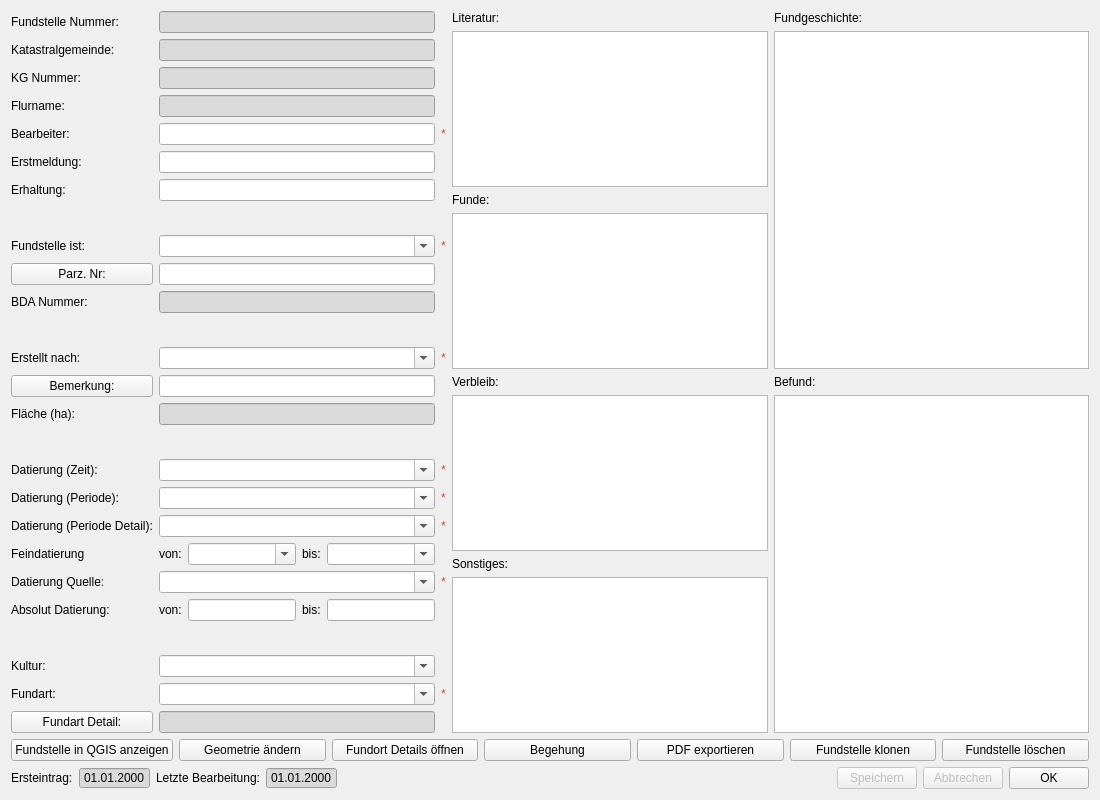
 <widget class="QDialog" name="apisFindSpotDialog">
  <property name="windowModality">
   <enum>Qt::ApplicationModal</enum>
  </property>
  <property name="geometry">
   <rect>
    <x>0</x>
    <y>0</y>
    <width>1100</width>
    <height>800</height>
   </rect>
  </property>
  <property name="windowTitle">
   <string>APIS Funstelle</string>
  </property>
  <property name="windowIcon">
   <iconset resource="resource.qrc">
    <normaloff>:/plugins/APIS/icons/apis.png</normaloff>:/plugins/APIS/icons/apis.png</iconset>
  </property>
  <property name="modal">
   <bool>true</bool>
  </property>
  <layout class="QGridLayout" name="gridLayout_2">
   <item row="0" column="0">
    <layout class="QGridLayout" name="gridLayout">
     <property name="sizeConstraint">
      <enum>QLayout::SetNoConstraint</enum>
     </property>
     <item row="8" column="0">
      <widget class="QLabel" name="label_34">
       <property name="text">
        <string>Fundstelle ist:</string>
       </property>
      </widget>
     </item>
     <item row="6" column="0">
      <widget class="QLabel" name="label_30">
       <property name="text">
        <string>Erhaltung:</string>
       </property>
      </widget>
     </item>
     <item row="20" column="5">
      <widget class="QLabel" name="label_37">
       <property name="styleSheet">
        <string notr="true">color: rgb(255, 55, 55);</string>
       </property>
       <property name="text">
        <string>*</string>
       </property>
      </widget>
     </item>
     <item row="21" column="2">
      <widget class="QLineEdit" name="uiAbsoluteDatingFromEdit">
       <property name="sizePolicy">
        <sizepolicy hsizetype="Preferred" vsizetype="Fixed">
         <horstretch>0</horstretch>
         <verstretch>0</verstretch>
        </sizepolicy>
       </property>
      </widget>
     </item>
     <item row="10" column="1" colspan="4">
      <widget class="QLineEdit" name="uiBdaNumberEdit">
       <property name="sizePolicy">
        <sizepolicy hsizetype="Preferred" vsizetype="Fixed">
         <horstretch>0</horstretch>
         <verstretch>0</verstretch>
        </sizepolicy>
       </property>
       <property name="styleSheet">
        <string notr="true">background-color: rgb(218, 218, 218);</string>
       </property>
      </widget>
     </item>
     <item row="7" column="0" colspan="5">
      <spacer name="verticalSpacer_4">
       <property name="orientation">
        <enum>Qt::Vertical</enum>
       </property>
       <property name="sizeHint" stdset="0">
        <size>
         <width>421</width>
         <height>13</height>
        </size>
       </property>
      </spacer>
     </item>
     <item row="5" column="0">
      <widget class="QLabel" name="label_7">
       <property name="text">
        <string>Erstmeldung:</string>
       </property>
      </widget>
     </item>
     <item row="12" column="0">
      <widget class="QLabel" name="label_28">
       <property name="toolTip">
        <string>&lt;html&gt;&lt;head/&gt;&lt;body&gt;&lt;p&gt;&lt;span style=&quot; font-family:'Helvetica Neue,Helvetica,Segoe UI,Arial,freesans,sans-serif,Apple Color Emoji,Segoe UI Emoji,Segoe UI Symbol'; font-size:14px; color:#333333; background-color:#ffffff;&quot;&gt;Als &lt;/span&gt;&lt;span style=&quot; font-family:'Helvetica Neue,Helvetica,Segoe UI,Arial,freesans,sans-serif,Apple Color Emoji,Segoe UI Emoji,Segoe UI Symbol'; font-size:14px; font-weight:600; color:#333333; background-color:#ffffff;&quot;&gt;Vermessung&lt;/span&gt;&lt;span style=&quot; font-family:'Helvetica Neue,Helvetica,Segoe UI,Arial,freesans,sans-serif,Apple Color Emoji,Segoe UI Emoji,Segoe UI Symbol'; font-size:14px; color:#333333; background-color:#ffffff;&quot;&gt; zählen auch Orthofotos, geophysikalische Prospektion, ALS, AHS, u.Ä.&lt;/span&gt;&lt;/p&gt;&lt;/body&gt;&lt;/html&gt;</string>
       </property>
       <property name="whatsThis">
        <string>&lt;html&gt;&lt;head/&gt;&lt;body&gt;&lt;p&gt;&lt;span style=&quot; font-family:'Helvetica Neue,Helvetica,Segoe UI,Arial,freesans,sans-serif,Apple Color Emoji,Segoe UI Emoji,Segoe UI Symbol'; font-size:14px; color:#333333; background-color:#ffffff;&quot;&gt;Als &lt;/span&gt;&lt;span style=&quot; font-family:'Helvetica Neue,Helvetica,Segoe UI,Arial,freesans,sans-serif,Apple Color Emoji,Segoe UI Emoji,Segoe UI Symbol'; font-size:14px; font-weight:600; color:#333333; background-color:#ffffff;&quot;&gt;Vermessung&lt;/span&gt;&lt;span style=&quot; font-family:'Helvetica Neue,Helvetica,Segoe UI,Arial,freesans,sans-serif,Apple Color Emoji,Segoe UI Emoji,Segoe UI Symbol'; font-size:14px; color:#333333; background-color:#ffffff;&quot;&gt; zählen auch Orthofotos, geophysikalische Prospektion, ALS, AHS, u.Ä.&lt;/span&gt;&lt;/p&gt;&lt;/body&gt;&lt;/html&gt;</string>
       </property>
       <property name="text">
        <string>Erstellt nach:</string>
       </property>
      </widget>
     </item>
     <item row="23" column="0">
      <widget class="QLabel" name="label_15">
       <property name="text">
        <string>Kultur:</string>
       </property>
      </widget>
     </item>
     <item row="21" column="4">
      <widget class="QLineEdit" name="uiAbsoluteDatingToEdit">
       <property name="sizePolicy">
        <sizepolicy hsizetype="Preferred" vsizetype="Fixed">
         <horstretch>0</horstretch>
         <verstretch>0</verstretch>
        </sizepolicy>
       </property>
      </widget>
     </item>
     <item row="13" column="1" colspan="4">
      <widget class="QLineEdit" name="uiCommentEdit">
       <property name="sizePolicy">
        <sizepolicy hsizetype="Preferred" vsizetype="Fixed">
         <horstretch>0</horstretch>
         <verstretch>0</verstretch>
        </sizepolicy>
       </property>
      </widget>
     </item>
     <item row="14" column="0">
      <widget class="QLabel" name="label_33">
       <property name="text">
        <string>Fläche (ha):</string>
       </property>
      </widget>
     </item>
     <item row="14" column="1" colspan="4">
      <widget class="QLineEdit" name="uiAreaEdit">
       <property name="sizePolicy">
        <sizepolicy hsizetype="Preferred" vsizetype="Fixed">
         <horstretch>0</horstretch>
         <verstretch>0</verstretch>
        </sizepolicy>
       </property>
       <property name="styleSheet">
        <string notr="true">background-color: rgb(218, 218, 218);</string>
       </property>
       <property name="readOnly">
        <bool>true</bool>
       </property>
      </widget>
     </item>
     <item row="13" column="0">
      <widget class="QPushButton" name="uiCommentBtn">
       <property name="text">
        <string>Bemerkung:</string>
       </property>
       <property name="icon">
        <iconset resource="resource.qrc">
         <normaloff>:/plugins/APIS/icons/sketch.png</normaloff>:/plugins/APIS/icons/sketch.png</iconset>
       </property>
       <property name="iconSize">
        <size>
         <width>11</width>
         <height>11</height>
        </size>
       </property>
       <property name="autoDefault">
        <bool>false</bool>
       </property>
      </widget>
     </item>
     <item row="16" column="0">
      <widget class="QLabel" name="label_26">
       <property name="text">
        <string>Datierung (Zeit):</string>
       </property>
      </widget>
     </item>
     <item row="16" column="5">
      <widget class="QLabel" name="label_27">
       <property name="styleSheet">
        <string notr="true">color: rgb(255, 55, 55);</string>
       </property>
       <property name="text">
        <string>*</string>
       </property>
      </widget>
     </item>
     <item row="15" column="0" colspan="6">
      <spacer name="verticalSpacer_2">
       <property name="orientation">
        <enum>Qt::Vertical</enum>
       </property>
       <property name="sizeHint" stdset="0">
        <size>
         <width>433</width>
         <height>13</height>
        </size>
       </property>
      </spacer>
     </item>
     <item row="19" column="1">
      <widget class="QLabel" name="label_9">
       <property name="text">
        <string>von:</string>
       </property>
      </widget>
     </item>
     <item row="19" column="2">
      <widget class="QComboBox" name="uiFineDatingFromCombo">
       <property name="editable">
        <bool>true</bool>
       </property>
      </widget>
     </item>
     <item row="19" column="0">
      <widget class="QLabel" name="label_8">
       <property name="text">
        <string>Feindatierung</string>
       </property>
      </widget>
     </item>
     <item row="21" column="1">
      <widget class="QLabel" name="label_13">
       <property name="text">
        <string>von:</string>
       </property>
      </widget>
     </item>
     <item row="6" column="1" colspan="4">
      <widget class="QLineEdit" name="uiPreservationStateEdit">
       <property name="sizePolicy">
        <sizepolicy hsizetype="Preferred" vsizetype="Fixed">
         <horstretch>0</horstretch>
         <verstretch>0</verstretch>
        </sizepolicy>
       </property>
       <property name="placeholderText">
        <string/>
       </property>
      </widget>
     </item>
     <item row="19" column="3">
      <widget class="QLabel" name="label_10">
       <property name="text">
        <string>bis:</string>
       </property>
      </widget>
     </item>
     <item row="19" column="4">
      <widget class="QComboBox" name="uiFineDatingToCombo">
       <property name="editable">
        <bool>true</bool>
       </property>
      </widget>
     </item>
     <item row="23" column="1" colspan="4">
      <widget class="QComboBox" name="uiCultureCombo">
       <property name="sizePolicy">
        <sizepolicy hsizetype="Preferred" vsizetype="Fixed">
         <horstretch>0</horstretch>
         <verstretch>0</verstretch>
        </sizepolicy>
       </property>
       <property name="editable">
        <bool>true</bool>
       </property>
       <property name="sizeAdjustPolicy">
        <enum>QComboBox::AdjustToContents</enum>
       </property>
      </widget>
     </item>
     <item row="20" column="0">
      <widget class="QLabel" name="label_11">
       <property name="text">
        <string>Datierung Quelle:</string>
       </property>
      </widget>
     </item>
     <item row="1" column="0">
      <widget class="QLabel" name="label_23">
       <property name="text">
        <string>Katastralgemeinde:</string>
       </property>
      </widget>
     </item>
     <item row="20" column="1" colspan="4">
      <widget class="QComboBox" name="uiDatingSourceCombo">
       <property name="editable">
        <bool>true</bool>
       </property>
      </widget>
     </item>
     <item row="1" column="1" colspan="4">
      <widget class="QLineEdit" name="uiCadastralCommunityEdit">
       <property name="sizePolicy">
        <sizepolicy hsizetype="Preferred" vsizetype="Fixed">
         <horstretch>0</horstretch>
         <verstretch>0</verstretch>
        </sizepolicy>
       </property>
       <property name="styleSheet">
        <string notr="true">background-color: rgb(218, 218, 218);</string>
       </property>
       <property name="readOnly">
        <bool>true</bool>
       </property>
      </widget>
     </item>
     <item row="2" column="0">
      <widget class="QLabel" name="label_24">
       <property name="text">
        <string>KG Nummer:</string>
       </property>
      </widget>
     </item>
     <item row="17" column="0">
      <widget class="QLabel" name="label_17">
       <property name="text">
        <string>Datierung (Periode):</string>
       </property>
      </widget>
     </item>
     <item row="2" column="1" colspan="4">
      <widget class="QLineEdit" name="uiCadastralCommunityNumberEdit">
       <property name="sizePolicy">
        <sizepolicy hsizetype="Preferred" vsizetype="Fixed">
         <horstretch>0</horstretch>
         <verstretch>0</verstretch>
        </sizepolicy>
       </property>
       <property name="styleSheet">
        <string notr="true">background-color: rgb(218, 218, 218);</string>
       </property>
       <property name="readOnly">
        <bool>true</bool>
       </property>
      </widget>
     </item>
     <item row="3" column="0">
      <widget class="QLabel" name="label_22">
       <property name="text">
        <string>Flurname:</string>
       </property>
      </widget>
     </item>
     <item row="3" column="1" colspan="4">
      <widget class="QLineEdit" name="uiFieldNameEdit">
       <property name="sizePolicy">
        <sizepolicy hsizetype="Preferred" vsizetype="Fixed">
         <horstretch>0</horstretch>
         <verstretch>0</verstretch>
        </sizepolicy>
       </property>
       <property name="styleSheet">
        <string notr="true">background-color: rgb(218, 218, 218);</string>
       </property>
       <property name="readOnly">
        <bool>true</bool>
       </property>
      </widget>
     </item>
     <item row="4" column="0">
      <widget class="QLabel" name="label_25">
       <property name="text">
        <string>Bearbeiter:</string>
       </property>
      </widget>
     </item>
     <item row="4" column="1" colspan="4">
      <widget class="QLineEdit" name="uiCaseWorkerEdit">
       <property name="sizePolicy">
        <sizepolicy hsizetype="Preferred" vsizetype="Fixed">
         <horstretch>0</horstretch>
         <verstretch>0</verstretch>
        </sizepolicy>
       </property>
       <property name="styleSheet">
        <string notr="true"/>
       </property>
       <property name="readOnly">
        <bool>false</bool>
       </property>
      </widget>
     </item>
     <item row="8" column="5">
      <widget class="QLabel" name="label_35">
       <property name="styleSheet">
        <string notr="true">color: rgb(255, 55, 55);</string>
       </property>
       <property name="text">
        <string>*</string>
       </property>
      </widget>
     </item>
     <item row="9" column="0">
      <widget class="QPushButton" name="uiPlotNumberBtn">
       <property name="text">
        <string>Parz. Nr:</string>
       </property>
       <property name="icon">
        <iconset resource="resource.qrc">
         <normaloff>:/plugins/APIS/icons/sketch.png</normaloff>:/plugins/APIS/icons/sketch.png</iconset>
       </property>
       <property name="iconSize">
        <size>
         <width>11</width>
         <height>11</height>
        </size>
       </property>
       <property name="autoDefault">
        <bool>false</bool>
       </property>
      </widget>
     </item>
     <item row="9" column="1" colspan="4">
      <widget class="QLineEdit" name="uiPlotNumberEdit">
       <property name="sizePolicy">
        <sizepolicy hsizetype="Preferred" vsizetype="Fixed">
         <horstretch>0</horstretch>
         <verstretch>0</verstretch>
        </sizepolicy>
       </property>
      </widget>
     </item>
     <item row="10" column="0">
      <widget class="QLabel" name="label_31">
       <property name="text">
        <string>BDA Nummer:</string>
       </property>
      </widget>
     </item>
     <item row="12" column="5">
      <widget class="QLabel" name="label_29">
       <property name="styleSheet">
        <string notr="true">color: rgb(255, 55, 55);</string>
       </property>
       <property name="text">
        <string>*</string>
       </property>
      </widget>
     </item>
     <item row="12" column="1" colspan="4">
      <widget class="QComboBox" name="uiFindSpotCreationCombo">
       <property name="toolTip">
        <string>&lt;html&gt;&lt;head/&gt;&lt;body&gt;&lt;p&gt;&lt;span style=&quot; font-family:'Helvetica Neue,Helvetica,Segoe UI,Arial,freesans,sans-serif,Apple Color Emoji,Segoe UI Emoji,Segoe UI Symbol'; font-size:14px; color:#333333; background-color:#ffffff;&quot;&gt;Als &lt;/span&gt;&lt;span style=&quot; font-family:'Helvetica Neue,Helvetica,Segoe UI,Arial,freesans,sans-serif,Apple Color Emoji,Segoe UI Emoji,Segoe UI Symbol'; font-size:14px; font-weight:600; color:#333333; background-color:#ffffff;&quot;&gt;Vermessung&lt;/span&gt;&lt;span style=&quot; font-family:'Helvetica Neue,Helvetica,Segoe UI,Arial,freesans,sans-serif,Apple Color Emoji,Segoe UI Emoji,Segoe UI Symbol'; font-size:14px; color:#333333; background-color:#ffffff;&quot;&gt; zählen auch Orthofotos, geophysikalische Prospektion, ALS, AHS, u.Ä.&lt;/span&gt;&lt;/p&gt;&lt;/body&gt;&lt;/html&gt;</string>
       </property>
       <property name="whatsThis">
        <string>&lt;html&gt;&lt;head/&gt;&lt;body&gt;&lt;p&gt;&lt;span style=&quot; font-family:'Helvetica Neue,Helvetica,Segoe UI,Arial,freesans,sans-serif,Apple Color Emoji,Segoe UI Emoji,Segoe UI Symbol'; font-size:14px; color:#333333; background-color:#ffffff;&quot;&gt;Als &lt;/span&gt;&lt;span style=&quot; font-family:'Helvetica Neue,Helvetica,Segoe UI,Arial,freesans,sans-serif,Apple Color Emoji,Segoe UI Emoji,Segoe UI Symbol'; font-size:14px; font-weight:600; color:#333333; background-color:#ffffff;&quot;&gt;Vermessung&lt;/span&gt;&lt;span style=&quot; font-family:'Helvetica Neue,Helvetica,Segoe UI,Arial,freesans,sans-serif,Apple Color Emoji,Segoe UI Emoji,Segoe UI Symbol'; font-size:14px; color:#333333; background-color:#ffffff;&quot;&gt; zählen auch Orthofotos, geophysikalische Prospektion, ALS, AHS, u.Ä.&lt;/span&gt;&lt;/p&gt;&lt;/body&gt;&lt;/html&gt;</string>
       </property>
       <property name="editable">
        <bool>true</bool>
       </property>
      </widget>
     </item>
     <item row="21" column="3">
      <widget class="QLabel" name="label_14">
       <property name="text">
        <string>bis:</string>
       </property>
      </widget>
     </item>
     <item row="25" column="1" colspan="4">
      <widget class="QLineEdit" name="uiFindingTypeDetailEdit">
       <property name="styleSheet">
        <string notr="true">background-color: rgb(218, 218, 218);</string>
       </property>
       <property name="readOnly">
        <bool>true</bool>
       </property>
      </widget>
     </item>
     <item row="8" column="1" colspan="4">
      <widget class="QComboBox" name="uiSiteReliabilityCombo">
       <property name="editable">
        <bool>true</bool>
       </property>
       <property name="currentIndex">
        <number>-1</number>
       </property>
       <property name="modelColumn">
        <number>0</number>
       </property>
       <item>
        <property name="text">
         <string>sicher</string>
        </property>
       </item>
       <item>
        <property name="text">
         <string>wahrscheinlich</string>
        </property>
       </item>
       <item>
        <property name="text">
         <string>fraglich</string>
        </property>
       </item>
       <item>
        <property name="text">
         <string>keine Fundstelle</string>
        </property>
       </item>
      </widget>
     </item>
     <item row="11" column="0" colspan="6">
      <spacer name="verticalSpacer_3">
       <property name="orientation">
        <enum>Qt::Vertical</enum>
       </property>
       <property name="sizeType">
        <enum>QSizePolicy::Expanding</enum>
       </property>
       <property name="sizeHint" stdset="0">
        <size>
         <width>433</width>
         <height>13</height>
        </size>
       </property>
      </spacer>
     </item>
     <item row="0" column="0">
      <widget class="QLabel" name="label_21">
       <property name="text">
        <string>Fundstelle Nummer:</string>
       </property>
      </widget>
     </item>
     <item row="5" column="1" colspan="4">
      <widget class="QLineEdit" name="uiFirstReportYearEdit">
       <property name="sizePolicy">
        <sizepolicy hsizetype="Preferred" vsizetype="Fixed">
         <horstretch>0</horstretch>
         <verstretch>0</verstretch>
        </sizepolicy>
       </property>
       <property name="maxLength">
        <number>4</number>
       </property>
      </widget>
     </item>
     <item row="18" column="0">
      <widget class="QLabel" name="label_18">
       <property name="text">
        <string>Datierung (Periode Detail):</string>
       </property>
      </widget>
     </item>
     <item row="24" column="5">
      <widget class="QLabel" name="label_32">
       <property name="styleSheet">
        <string notr="true">color: rgb(255, 55, 55);</string>
       </property>
       <property name="text">
        <string>*</string>
       </property>
      </widget>
     </item>
     <item row="25" column="0">
      <widget class="QPushButton" name="uiFindingTypeDetailBtn">
       <property name="text">
        <string>Fundart Detail:</string>
       </property>
       <property name="icon">
        <iconset resource="resource.qrc">
         <normaloff>:/plugins/APIS/icons/sketch.png</normaloff>:/plugins/APIS/icons/sketch.png</iconset>
       </property>
       <property name="iconSize">
        <size>
         <width>11</width>
         <height>11</height>
        </size>
       </property>
       <property name="autoDefault">
        <bool>false</bool>
       </property>
      </widget>
     </item>
     <item row="18" column="1" colspan="4">
      <widget class="QComboBox" name="uiDatingPeriodDetailCombo">
       <property name="editable">
        <bool>true</bool>
       </property>
       <property name="insertPolicy">
        <enum>QComboBox::NoInsert</enum>
       </property>
      </widget>
     </item>
     <item row="0" column="1" colspan="4">
      <widget class="QLineEdit" name="uiFindSpotNumberEdit">
       <property name="sizePolicy">
        <sizepolicy hsizetype="Preferred" vsizetype="Fixed">
         <horstretch>0</horstretch>
         <verstretch>0</verstretch>
        </sizepolicy>
       </property>
       <property name="autoFillBackground">
        <bool>false</bool>
       </property>
       <property name="styleSheet">
        <string notr="true">background-color: rgb(218, 218, 218);</string>
       </property>
       <property name="readOnly">
        <bool>true</bool>
       </property>
      </widget>
     </item>
     <item row="24" column="0">
      <widget class="QLabel" name="label_16">
       <property name="text">
        <string>Fundart:</string>
       </property>
      </widget>
     </item>
     <item row="24" column="1" colspan="4">
      <widget class="QComboBox" name="uiFindingTypeCombo">
       <property name="editable">
        <bool>true</bool>
       </property>
      </widget>
     </item>
     <item row="16" column="1" colspan="4">
      <widget class="QComboBox" name="uiDatingTimeCombo">
       <property name="editable">
        <bool>true</bool>
       </property>
       <property name="insertPolicy">
        <enum>QComboBox::NoInsert</enum>
       </property>
      </widget>
     </item>
     <item row="18" column="5">
      <widget class="QLabel" name="label_39">
       <property name="styleSheet">
        <string notr="true">color: rgb(255, 55, 55);</string>
       </property>
       <property name="text">
        <string>*</string>
       </property>
      </widget>
     </item>
     <item row="22" column="0" colspan="6">
      <spacer name="verticalSpacer">
       <property name="orientation">
        <enum>Qt::Vertical</enum>
       </property>
       <property name="sizeHint" stdset="0">
        <size>
         <width>433</width>
         <height>13</height>
        </size>
       </property>
      </spacer>
     </item>
     <item row="21" column="0">
      <widget class="QLabel" name="label_12">
       <property name="text">
        <string>Absolut Datierung:</string>
       </property>
      </widget>
     </item>
     <item row="17" column="5">
      <widget class="QLabel" name="label_38">
       <property name="styleSheet">
        <string notr="true">color: rgb(255, 55, 55);</string>
       </property>
       <property name="text">
        <string>*</string>
       </property>
      </widget>
     </item>
     <item row="17" column="1" colspan="4">
      <widget class="QComboBox" name="uiDatingPeriodCombo">
       <property name="editable">
        <bool>true</bool>
       </property>
       <property name="insertPolicy">
        <enum>QComboBox::NoInsert</enum>
       </property>
      </widget>
     </item>
     <item row="4" column="5">
      <widget class="QLabel" name="label_36">
       <property name="styleSheet">
        <string notr="true">color: rgb(255, 55, 55);</string>
       </property>
       <property name="text">
        <string>*</string>
       </property>
      </widget>
     </item>
    </layout>
   </item>
   <item row="0" column="1">
    <layout class="QVBoxLayout" name="verticalLayout">
     <item>
      <widget class="QLabel" name="label">
       <property name="text">
        <string>Literatur:</string>
       </property>
      </widget>
     </item>
     <item>
      <widget class="QPlainTextEdit" name="uiLiteraturePTxt"/>
     </item>
     <item>
      <widget class="QLabel" name="label_2">
       <property name="text">
        <string>Funde:</string>
       </property>
      </widget>
     </item>
     <item>
      <widget class="QPlainTextEdit" name="uiFindingsPTxt"/>
     </item>
     <item>
      <widget class="QLabel" name="label_3">
       <property name="text">
        <string>Verbleib:</string>
       </property>
      </widget>
     </item>
     <item>
      <widget class="QPlainTextEdit" name="uiFindingsStoragePTxt"/>
     </item>
     <item>
      <widget class="QLabel" name="label_4">
       <property name="text">
        <string>Sonstiges:</string>
       </property>
      </widget>
     </item>
     <item>
      <widget class="QPlainTextEdit" name="uiMiscellaneousPTxt"/>
     </item>
    </layout>
   </item>
   <item row="2" column="0" colspan="3">
    <layout class="QHBoxLayout" name="uiBottomHorizontalLayout">
     <item>
      <widget class="QPushButton" name="uiLoadFindSpotInQGisBtn">
       <property name="text">
        <string>Fundstelle in QGIS anzeigen</string>
       </property>
       <property name="icon">
        <iconset resource="resource.qrc">
         <normaloff>:/plugins/APIS/icons/layer.png</normaloff>:/plugins/APIS/icons/layer.png</iconset>
       </property>
       <property name="iconSize">
        <size>
         <width>30</width>
         <height>30</height>
        </size>
       </property>
       <property name="autoDefault">
        <bool>false</bool>
       </property>
      </widget>
     </item>
     <item>
      <widget class="QPushButton" name="uiChangeGeometryBtn">
       <property name="text">
        <string>Geometrie ändern</string>
       </property>
       <property name="icon">
        <iconset resource="resource.qrc">
         <normaloff>:/plugins/APIS/icons/edit_geometry_polygon.png</normaloff>:/plugins/APIS/icons/edit_geometry_polygon.png</iconset>
       </property>
       <property name="iconSize">
        <size>
         <width>30</width>
         <height>30</height>
        </size>
       </property>
       <property name="autoDefault">
        <bool>false</bool>
       </property>
      </widget>
     </item>
     <item>
      <widget class="QPushButton" name="uiViewSiteBtn">
       <property name="text">
        <string>Fundort Details öffnen</string>
       </property>
       <property name="icon">
        <iconset resource="resource.qrc">
         <normaloff>:/plugins/APIS/icons/site.png</normaloff>:/plugins/APIS/icons/site.png</iconset>
       </property>
       <property name="iconSize">
        <size>
         <width>30</width>
         <height>30</height>
        </size>
       </property>
       <property name="autoDefault">
        <bool>false</bool>
       </property>
      </widget>
     </item>
     <item>
      <widget class="QPushButton" name="uiListShardingsOfSiteBtn">
       <property name="text">
        <string>Begehung</string>
       </property>
       <property name="icon">
        <iconset resource="resource.qrc">
         <normaloff>:/plugins/APIS/icons/footprints.png</normaloff>:/plugins/APIS/icons/footprints.png</iconset>
       </property>
       <property name="iconSize">
        <size>
         <width>30</width>
         <height>30</height>
        </size>
       </property>
       <property name="autoDefault">
        <bool>false</bool>
       </property>
      </widget>
     </item>
     <item>
      <widget class="QPushButton" name="uiExportPdfBtn">
       <property name="text">
        <string>PDF exportieren</string>
       </property>
       <property name="icon">
        <iconset resource="resource.qrc">
         <normaloff>:/plugins/APIS/icons/pdf_export.png</normaloff>:/plugins/APIS/icons/pdf_export.png</iconset>
       </property>
       <property name="iconSize">
        <size>
         <width>30</width>
         <height>30</height>
        </size>
       </property>
       <property name="autoDefault">
        <bool>false</bool>
       </property>
      </widget>
     </item>
     <item>
      <widget class="QPushButton" name="uiCloneFindSpotBtn">
       <property name="text">
        <string>Fundstelle klonen</string>
       </property>
       <property name="icon">
        <iconset resource="resource.qrc">
         <normaloff>:/plugins/APIS/icons/findspot_clone.png</normaloff>:/plugins/APIS/icons/findspot_clone.png</iconset>
       </property>
       <property name="iconSize">
        <size>
         <width>30</width>
         <height>30</height>
        </size>
       </property>
       <property name="autoDefault">
        <bool>false</bool>
       </property>
      </widget>
     </item>
     <item>
      <widget class="QPushButton" name="uiDeleteFindSpotBtn">
       <property name="text">
        <string>Fundstelle löschen</string>
       </property>
       <property name="icon">
        <iconset resource="resource.qrc">
         <normaloff>:/plugins/APIS/icons/findspot_delete.png</normaloff>:/plugins/APIS/icons/findspot_delete.png</iconset>
       </property>
       <property name="iconSize">
        <size>
         <width>30</width>
         <height>30</height>
        </size>
       </property>
       <property name="autoDefault">
        <bool>false</bool>
       </property>
      </widget>
     </item>
    </layout>
   </item>
   <item row="0" column="2">
    <layout class="QVBoxLayout" name="verticalLayout_2">
     <item>
      <widget class="QLabel" name="label_5">
       <property name="text">
        <string>Fundgeschichte:</string>
       </property>
      </widget>
     </item>
     <item>
      <widget class="QPlainTextEdit" name="uiFindingsHistoryPTxt"/>
     </item>
     <item>
      <widget class="QLabel" name="label_6">
       <property name="text">
        <string>Befund:</string>
       </property>
      </widget>
     </item>
     <item>
      <widget class="QPlainTextEdit" name="uiFindingsInterpretationPTxt"/>
     </item>
    </layout>
   </item>
   <item row="1" column="0">
    <spacer name="verticalSpacer_5">
     <property name="orientation">
      <enum>Qt::Vertical</enum>
     </property>
     <property name="sizeHint" stdset="0">
      <size>
       <width>20</width>
       <height>40</height>
      </size>
     </property>
    </spacer>
   </item>
   <item row="3" column="0" colspan="3">
    <layout class="QHBoxLayout" name="horizontalLayout">
     <item>
      <widget class="QLabel" name="uiInitalEntryLbl">
       <property name="sizePolicy">
        <sizepolicy hsizetype="Fixed" vsizetype="Fixed">
         <horstretch>0</horstretch>
         <verstretch>0</verstretch>
        </sizepolicy>
       </property>
       <property name="text">
        <string>Ersteintrag:</string>
       </property>
      </widget>
     </item>
     <item>
      <widget class="QDateEdit" name="uiInitalEntryDate">
       <property name="enabled">
        <bool>true</bool>
       </property>
       <property name="autoFillBackground">
        <bool>false</bool>
       </property>
       <property name="styleSheet">
        <string notr="true">background-color: rgb(218, 218, 218);</string>
       </property>
       <property name="readOnly">
        <bool>true</bool>
       </property>
       <property name="buttonSymbols">
        <enum>QAbstractSpinBox::NoButtons</enum>
       </property>
       <property name="displayFormat">
        <string>dd.MM.yyyy</string>
       </property>
      </widget>
     </item>
     <item>
      <widget class="QLabel" name="uiLastChangesLbl">
       <property name="text">
        <string>Letzte Bearbeitung:</string>
       </property>
      </widget>
     </item>
     <item>
      <widget class="QDateEdit" name="uiLastChangesDate">
       <property name="enabled">
        <bool>true</bool>
       </property>
       <property name="styleSheet">
        <string notr="true">background-color: rgb(218, 218, 218);</string>
       </property>
       <property name="readOnly">
        <bool>true</bool>
       </property>
       <property name="buttonSymbols">
        <enum>QAbstractSpinBox::NoButtons</enum>
       </property>
       <property name="displayFormat">
        <string>dd.MM.yyyy</string>
       </property>
      </widget>
     </item>
     <item>
      <spacer name="horizontalSpacer">
       <property name="orientation">
        <enum>Qt::Horizontal</enum>
       </property>
       <property name="sizeHint" stdset="0">
        <size>
         <width>40</width>
         <height>20</height>
        </size>
       </property>
      </spacer>
     </item>
     <item>
      <widget class="QPushButton" name="uiSaveBtn">
       <property name="enabled">
        <bool>false</bool>
       </property>
       <property name="text">
        <string>Speichern</string>
       </property>
       <property name="icon">
        <iconset resource="resource.qrc">
         <normaloff>:/plugins/APIS/icons/ok.png</normaloff>:/plugins/APIS/icons/ok.png</iconset>
       </property>
       <property name="iconSize">
        <size>
         <width>11</width>
         <height>11</height>
        </size>
       </property>
       <property name="autoDefault">
        <bool>false</bool>
       </property>
      </widget>
     </item>
     <item>
      <widget class="QPushButton" name="uiCancelBtn">
       <property name="enabled">
        <bool>false</bool>
       </property>
       <property name="text">
        <string>Abbrechen</string>
       </property>
       <property name="icon">
        <iconset resource="resource.qrc">
         <normaloff>:/plugins/APIS/icons/cancel.png</normaloff>:/plugins/APIS/icons/cancel.png</iconset>
       </property>
       <property name="iconSize">
        <size>
         <width>11</width>
         <height>11</height>
        </size>
       </property>
       <property name="autoDefault">
        <bool>false</bool>
       </property>
      </widget>
     </item>
     <item>
      <widget class="QPushButton" name="uiOkBtn">
       <property name="text">
        <string>OK</string>
       </property>
       <property name="icon">
        <iconset resource="resource.qrc">
         <normaloff>:/plugins/APIS/icons/ok.png</normaloff>:/plugins/APIS/icons/ok.png</iconset>
       </property>
       <property name="iconSize">
        <size>
         <width>11</width>
         <height>11</height>
        </size>
       </property>
       <property name="autoDefault">
        <bool>false</bool>
       </property>
      </widget>
     </item>
    </layout>
   </item>
  </layout>
 </widget>
